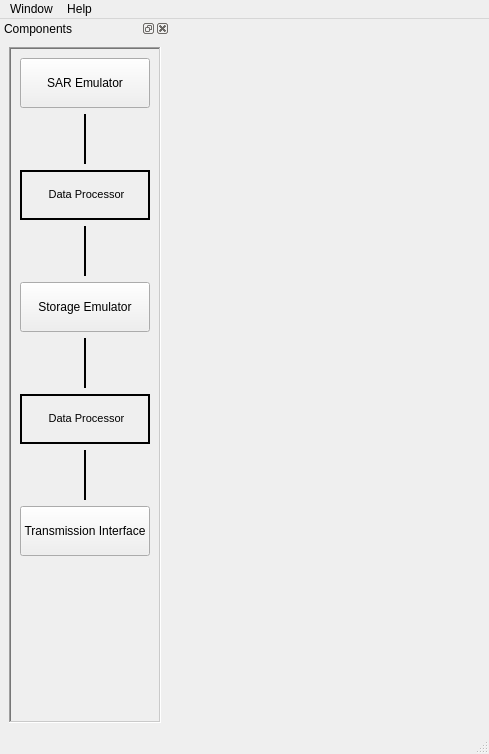
<?xml version="1.0" encoding="UTF-8"?>
<ui version="4.0">
 <class>MainWindow</class>
 <widget class="QMainWindow" name="MainWindow">
  <property name="geometry">
   <rect>
    <x>0</x>
    <y>0</y>
    <width>489</width>
    <height>754</height>
   </rect>
  </property>
  <property name="windowTitle">
   <string>MainWindow</string>
  </property>
  <property name="windowIcon">
   <iconset resource="elephant.qrc">
    <normaloff>:/elephant.ico</normaloff>:/elephant.ico</iconset>
  </property>
  <widget class="QGkhyMdiArea" name="mdiArea">
   <layout class="QGridLayout" name="gridLayout"/>
  </widget>
  <widget class="QMenuBar" name="menubar">
   <property name="geometry">
    <rect>
     <x>0</x>
     <y>0</y>
     <width>489</width>
     <height>20</height>
    </rect>
   </property>
   <widget class="QMenu" name="menuWindow">
    <property name="title">
     <string>Window</string>
    </property>
   </widget>
   <widget class="QMenu" name="menuHelp">
    <property name="title">
     <string>Help</string>
    </property>
    <addaction name="actionAbout"/>
   </widget>
   <addaction name="menuWindow"/>
   <addaction name="menuHelp"/>
  </widget>
  <widget class="QStatusBar" name="statusbar"/>
  <widget class="QDockWidget" name="globalDockWidget">
   <property name="minimumSize">
    <size>
     <width>170</width>
     <height>704</height>
    </size>
   </property>
   <property name="maximumSize">
    <size>
     <width>170</width>
     <height>524287</height>
    </size>
   </property>
   <property name="features">
    <set>QDockWidget::AllDockWidgetFeatures</set>
   </property>
   <property name="allowedAreas">
    <set>Qt::LeftDockWidgetArea|Qt::RightDockWidgetArea</set>
   </property>
   <property name="windowTitle">
    <string>Components</string>
   </property>
   <attribute name="dockWidgetArea">
    <number>1</number>
   </attribute>
   <widget class="QWidget" name="dockWidgetContents_3">
    <layout class="QGridLayout" name="gridLayout_4">
     <item row="0" column="1">
      <widget class="QFrame" name="frame">
       <property name="frameShape">
        <enum>QFrame::WinPanel</enum>
       </property>
       <property name="frameShadow">
        <enum>QFrame::Sunken</enum>
       </property>
       <layout class="QVBoxLayout" name="verticalLayout">
        <item>
         <widget class="QPushButton" name="pushButtonSarEmulator">
          <property name="sizePolicy">
           <sizepolicy hsizetype="Minimum" vsizetype="Fixed">
            <horstretch>100</horstretch>
            <verstretch>50</verstretch>
           </sizepolicy>
          </property>
          <property name="minimumSize">
           <size>
            <width>0</width>
            <height>50</height>
           </size>
          </property>
          <property name="text">
           <string>SAR Emulator</string>
          </property>
          <property name="checkable">
           <bool>false</bool>
          </property>
          <property name="autoDefault">
           <bool>true</bool>
          </property>
          <property name="default">
           <bool>false</bool>
          </property>
          <property name="flat">
           <bool>false</bool>
          </property>
         </widget>
        </item>
        <item>
         <layout class="QHBoxLayout" name="horizontalLayout">
          <item>
           <spacer name="horizontalSpacer">
            <property name="orientation">
             <enum>Qt::Horizontal</enum>
            </property>
            <property name="sizeHint" stdset="0">
             <size>
              <width>40</width>
              <height>20</height>
             </size>
            </property>
           </spacer>
          </item>
          <item>
           <widget class="Line" name="line">
            <property name="minimumSize">
             <size>
              <width>0</width>
              <height>50</height>
             </size>
            </property>
            <property name="frameShadow">
             <enum>QFrame::Plain</enum>
            </property>
            <property name="lineWidth">
             <number>2</number>
            </property>
            <property name="midLineWidth">
             <number>0</number>
            </property>
            <property name="orientation">
             <enum>Qt::Vertical</enum>
            </property>
           </widget>
          </item>
          <item>
           <spacer name="horizontalSpacer_2">
            <property name="orientation">
             <enum>Qt::Horizontal</enum>
            </property>
            <property name="sizeHint" stdset="0">
             <size>
              <width>40</width>
              <height>20</height>
             </size>
            </property>
           </spacer>
          </item>
         </layout>
        </item>
        <item>
         <widget class="QLabel" name="label">
          <property name="minimumSize">
           <size>
            <width>0</width>
            <height>50</height>
           </size>
          </property>
          <property name="frameShape">
           <enum>QFrame::WinPanel</enum>
          </property>
          <property name="frameShadow">
           <enum>QFrame::Plain</enum>
          </property>
          <property name="text">
           <string>&lt;!DOCTYPE HTML PUBLIC &quot;-//W3C//DTD HTML 4.0//EN&quot; &quot;http://www.w3.org/TR/REC-html40/strict.dtd&quot;&gt;
&lt;html&gt;&lt;head&gt;&lt;meta name=&quot;qrichtext&quot; content=&quot;1&quot; /&gt;&lt;style type=&quot;text/css&quot;&gt;
p, li { white-space: pre-wrap; }
&lt;/style&gt;&lt;/head&gt;&lt;body style=&quot; font-family:'MS Shell Dlg 2'; font-size:8.25pt; font-weight:400; font-style:normal;&quot;&gt;
&lt;p align=&quot;center&quot; style=&quot; margin-top:0px; margin-bottom:0px; margin-left:0px; margin-right:0px; -qt-block-indent:0; text-indent:0px;&quot;&gt;&lt;span style=&quot; font-size:8pt;&quot;&gt;Data Processor&lt;/span&gt;&lt;/p&gt;&lt;/body&gt;&lt;/html&gt;</string>
          </property>
         </widget>
        </item>
        <item>
         <layout class="QHBoxLayout" name="horizontalLayout_2">
          <item>
           <spacer name="horizontalSpacer_3">
            <property name="orientation">
             <enum>Qt::Horizontal</enum>
            </property>
            <property name="sizeHint" stdset="0">
             <size>
              <width>40</width>
              <height>20</height>
             </size>
            </property>
           </spacer>
          </item>
          <item>
           <widget class="Line" name="line_2">
            <property name="minimumSize">
             <size>
              <width>0</width>
              <height>50</height>
             </size>
            </property>
            <property name="frameShadow">
             <enum>QFrame::Plain</enum>
            </property>
            <property name="lineWidth">
             <number>2</number>
            </property>
            <property name="midLineWidth">
             <number>0</number>
            </property>
            <property name="orientation">
             <enum>Qt::Vertical</enum>
            </property>
           </widget>
          </item>
          <item>
           <spacer name="horizontalSpacer_4">
            <property name="orientation">
             <enum>Qt::Horizontal</enum>
            </property>
            <property name="sizeHint" stdset="0">
             <size>
              <width>40</width>
              <height>20</height>
             </size>
            </property>
           </spacer>
          </item>
         </layout>
        </item>
        <item>
         <widget class="QPushButton" name="pushButtonStorageEmulator">
          <property name="sizePolicy">
           <sizepolicy hsizetype="Minimum" vsizetype="Fixed">
            <horstretch>100</horstretch>
            <verstretch>50</verstretch>
           </sizepolicy>
          </property>
          <property name="minimumSize">
           <size>
            <width>0</width>
            <height>50</height>
           </size>
          </property>
          <property name="text">
           <string>Storage Emulator</string>
          </property>
         </widget>
        </item>
        <item>
         <layout class="QHBoxLayout" name="horizontalLayout_3">
          <item>
           <spacer name="horizontalSpacer_5">
            <property name="orientation">
             <enum>Qt::Horizontal</enum>
            </property>
            <property name="sizeHint" stdset="0">
             <size>
              <width>40</width>
              <height>20</height>
             </size>
            </property>
           </spacer>
          </item>
          <item>
           <widget class="Line" name="line_3">
            <property name="minimumSize">
             <size>
              <width>0</width>
              <height>50</height>
             </size>
            </property>
            <property name="frameShadow">
             <enum>QFrame::Plain</enum>
            </property>
            <property name="lineWidth">
             <number>2</number>
            </property>
            <property name="midLineWidth">
             <number>0</number>
            </property>
            <property name="orientation">
             <enum>Qt::Vertical</enum>
            </property>
           </widget>
          </item>
          <item>
           <spacer name="horizontalSpacer_6">
            <property name="orientation">
             <enum>Qt::Horizontal</enum>
            </property>
            <property name="sizeHint" stdset="0">
             <size>
              <width>40</width>
              <height>20</height>
             </size>
            </property>
           </spacer>
          </item>
         </layout>
        </item>
        <item>
         <widget class="QLabel" name="label_2">
          <property name="minimumSize">
           <size>
            <width>0</width>
            <height>50</height>
           </size>
          </property>
          <property name="frameShape">
           <enum>QFrame::WinPanel</enum>
          </property>
          <property name="frameShadow">
           <enum>QFrame::Plain</enum>
          </property>
          <property name="text">
           <string>&lt;!DOCTYPE HTML PUBLIC &quot;-//W3C//DTD HTML 4.0//EN&quot; &quot;http://www.w3.org/TR/REC-html40/strict.dtd&quot;&gt;
&lt;html&gt;&lt;head&gt;&lt;meta name=&quot;qrichtext&quot; content=&quot;1&quot; /&gt;&lt;style type=&quot;text/css&quot;&gt;
p, li { white-space: pre-wrap; }
&lt;/style&gt;&lt;/head&gt;&lt;body style=&quot; font-family:'MS Shell Dlg 2'; font-size:8.25pt; font-weight:400; font-style:normal;&quot;&gt;
&lt;p align=&quot;center&quot; style=&quot; margin-top:0px; margin-bottom:0px; margin-left:0px; margin-right:0px; -qt-block-indent:0; text-indent:0px;&quot;&gt;&lt;span style=&quot; font-size:8pt;&quot;&gt;Data Processor&lt;/span&gt;&lt;/p&gt;&lt;/body&gt;&lt;/html&gt;</string>
          </property>
         </widget>
        </item>
        <item>
         <layout class="QHBoxLayout" name="horizontalLayout_4">
          <item>
           <spacer name="horizontalSpacer_7">
            <property name="orientation">
             <enum>Qt::Horizontal</enum>
            </property>
            <property name="sizeHint" stdset="0">
             <size>
              <width>40</width>
              <height>20</height>
             </size>
            </property>
           </spacer>
          </item>
          <item>
           <widget class="Line" name="line_4">
            <property name="minimumSize">
             <size>
              <width>0</width>
              <height>50</height>
             </size>
            </property>
            <property name="frameShadow">
             <enum>QFrame::Plain</enum>
            </property>
            <property name="lineWidth">
             <number>2</number>
            </property>
            <property name="midLineWidth">
             <number>0</number>
            </property>
            <property name="orientation">
             <enum>Qt::Vertical</enum>
            </property>
           </widget>
          </item>
          <item>
           <spacer name="horizontalSpacer_8">
            <property name="orientation">
             <enum>Qt::Horizontal</enum>
            </property>
            <property name="sizeHint" stdset="0">
             <size>
              <width>40</width>
              <height>20</height>
             </size>
            </property>
           </spacer>
          </item>
         </layout>
        </item>
        <item>
         <widget class="QPushButton" name="pushButton_4">
          <property name="sizePolicy">
           <sizepolicy hsizetype="Minimum" vsizetype="Fixed">
            <horstretch>100</horstretch>
            <verstretch>50</verstretch>
           </sizepolicy>
          </property>
          <property name="minimumSize">
           <size>
            <width>0</width>
            <height>50</height>
           </size>
          </property>
          <property name="text">
           <string>Transmission Interface</string>
          </property>
         </widget>
        </item>
        <item>
         <spacer name="verticalSpacer_4">
          <property name="orientation">
           <enum>Qt::Vertical</enum>
          </property>
          <property name="sizeHint" stdset="0">
           <size>
            <width>20</width>
            <height>140</height>
           </size>
          </property>
         </spacer>
        </item>
       </layout>
      </widget>
     </item>
    </layout>
   </widget>
  </widget>
  <action name="actionAbout">
   <property name="text">
    <string>&amp;About</string>
   </property>
  </action>
 </widget>
 <customwidgets>
  <customwidget>
   <class>QGkhyMdiArea</class>
   <extends>QWidget</extends>
   <header>qgkhymdiarea.h</header>
   <container>1</container>
  </customwidget>
 </customwidgets>
 <resources>
  <include location="elephant.qrc"/>
 </resources>
 <connections/>
</ui>
